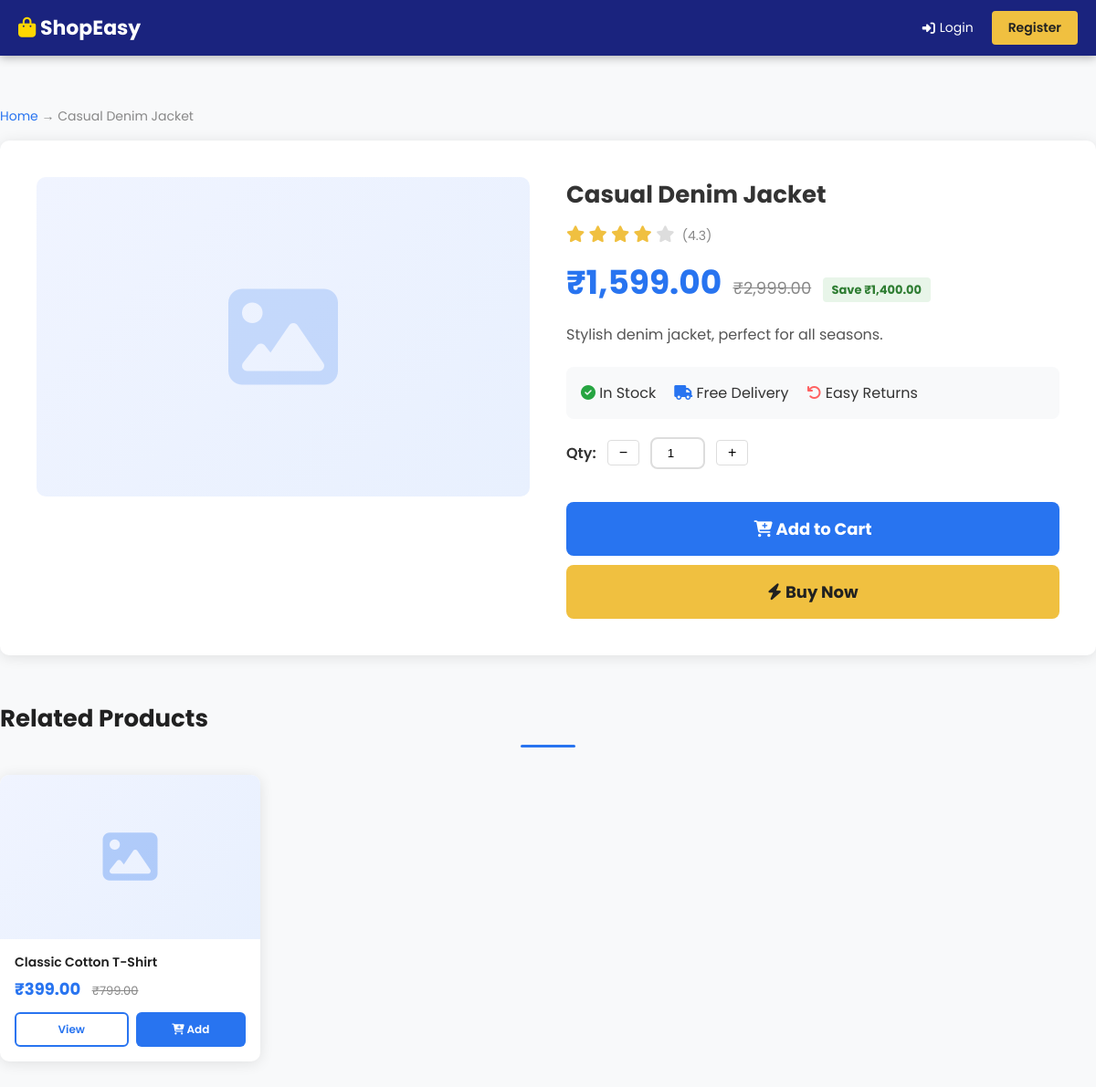
Screenshot of /product.php?id=5 with the database file from the repository.
### tables this page shows
CREATE TABLE products (
    id INT AUTO_INCREMENT PRIMARY KEY,
    category_id INT,
    name VARCHAR(200) NOT NULL,
    description TEXT,
    price DECIMAL(10,2) NOT NULL,
    old_price DECIMAL(10,2),
    image VARCHAR(255),
    stock INT DEFAULT 100,
    rating DECIMAL(2,1) DEFAULT 4.0,
    featured TINYINT(1) DEFAULT 0,
    created_at TIMESTAMP DEFAULT CURRENT_TIMESTAMP,
    FOREIGN KEY (category_id) REFERENCES categories(id)
);

### config.php (called while the page is built, shortened)
<?php
function isLoggedIn() {
    return isset($_SESSION['user_id']);
}
function formatPrice($price) {
    return CURRENCY . number_format($price, 2);
}
?>

### product.php (the view, shortened to what this page needs)
<?php
require_once 'config.php';
$id = (int)($_GET['id'] ?? 0);
$result = mysqli_query($conn, "SELECT p.*, c.name as category_name FROM products p JOIN categories c ON p.category_id = c.id WHERE p.id = $id");
$p = mysqli_fetch_assoc($result);
$related = mysqli_query($conn, "SELECT * FROM products WHERE category_id = {$p['category_id']} AND id != $id LIMIT 4");
?>
<!DOCTYPE html>
<html lang="en">
<head>
    <link rel="stylesheet" href="assets/css/style.css">
    <link rel="stylesheet" href="https://cdnjs.cloudflare.com/ajax/libs/font-awesome/6.4.0/css/all.min.css">
</head>
<body>
<nav class="navbar">
    <div class="nav-container">
        <a href="index.php" class="logo"><i class="fas fa-shopping-bag"></i> <?= SITE_NAME ?></a>
        <div class="nav-icons">
            <?php if(isLoggedIn()): ?>
                <a href="cart.php" class="cart-icon"><i class="fas fa-shopping-cart"></i><span class="cart-badge"><?= getCartCount() ?></span></a>
                <a href="logout.php"><i class="fas fa-sign-out-alt"></i></a>
            <?php else: ?>
                <a href="login.php"><i class="fas fa-sign-in-alt"></i> Login</a>
                <a href="register.php" class="btn-register">Register</a>
            <?php endif; ?>
        </div>
    </div>
</nav>
<div class="product-detail container">
    <div style="padding:16px 0; font-size:14px; color:#888;">
        <a href="index.php" style="color:#2874f0;">Home</a> → <?= $p['name'] ?>
    </div>
    <div class="product-detail-grid">
        <div class="product-detail-img">
            <i class="fas fa-image" style="font-size:120px; color:#2874f0; opacity:0.2;"></i>
        </div>
        <div class="product-detail-info">
            <h1><?= $p['name'] ?></h1>
            <div class="rating" style="margin:12px 0;">
                <?php for($i=1;$i<=5;$i++): ?>
                    <i class="fas fa-star <?= $i<=$p['rating']?'active':'' ?>" style="font-size:18px;"></i>
                <?php endfor; ?>
                <span style="font-size:14px;color:#888;">(<?= $p['rating'] ?>)</span>
            </div>
            <div style="margin-bottom:16px;">
                <span class="price" style="font-size:36px;"><?= formatPrice($p['price']) ?></span>
                <?php if($p['old_price']): ?>
                    <span class="old-price" style="font-size:18px;"><?= formatPrice($p['old_price']) ?></span>
                    <span style="background:#e8f5e9;color:#2e7d32;padding:4px 10px;border-radius:4px;font-size:13px;font-weight:700;margin-left:8px;">
                        Save <?= formatPrice($p['old_price']-$p['price']) ?>
                    </span>
                <?php endif; ?>
            </div>
            <p style="color:#555;line-height:1.8;margin-bottom:20px;"><?= $p['description'] ?></p>
            <div style="background:#f8f9fa;padding:16px;border-radius:8px;margin-bottom:20px;display:flex;gap:20px;">
                <div><i class="fas fa-check-circle" style="color:#26a541;"></i> In Stock</div>
                <div><i class="fas fa-truck" style="color:#2874f0;"></i> Free Delivery</div>
                <div><i class="fas fa-undo" style="color:#ff6161;"></i> Easy Returns</div>
            </div>
            <div style="display:flex;align-items:center;gap:12px;margin-bottom:16px;">
                <label style="font-weight:600;">Qty:</label>
                <button class="qty-btn" onclick="changeDetailQty(-1)">−</button>
                <input type="number" id="detail_qty" value="1" min="1" max="10" style="width:60px;text-align:center;padding:8px;border:2px solid #ddd;border-radius:8px;">
                <button class="qty-btn" onclick="changeDetailQty(1)">+</button>
            </div>
            <button class="btn-add-cart" onclick="addToCartDetail(<?= $p['id'] ?>)">
                <i class="fas fa-cart-plus"></i> Add to Cart
            </button>
            <a href="checkout.php">
                <button class="btn-buy-now"><i class="fas fa-bolt"></i> Buy Now</button>
            </a>
        </div>
    </div>
    <?php if(mysqli_num_rows($related) > 0): ?>
    <div style="margin-top:50px;">
        <h2 class="section-title" style="text-align:left;">Related Products</h2>
        <div class="product-grid">
            <?php while($rp = mysqli_fetch_assoc($related)): ?>
            <div class="product-card">
                <div class="product-img"><i class="fas fa-image img-placeholder"></i></div>
                <div class="product-info">
                    <h3><?= $rp['name'] ?></h3>
                    <div class="price-row">
                        <span class="price"><?= formatPrice($rp['price']) ?></span>
                        <?php if($rp['old_price']): ?><span class="old-price"><?= formatPrice($rp['old_price']) ?></span><?php endif; ?>
                    </div>
                    <div class="product-actions">
                        <a href="product.php?id=<?= $rp['id'] ?>" class="btn-view">View</a>
                        <button class="btn-cart" onclick="addToCart(<?= $rp['id'] ?>)"><i class="fas fa-cart-plus"></i> Add</button>
                    </div>
                </div>
            </div>
            <?php endwhile; ?>
        </div>
    </div>
    <?php endif; ?>
</div>
</body>
</html>

### assets/css/style.css (style rules this page uses)
* { margin: 0; padding: 0; box-sizing: border-box; }
body { font-family: 'Poppins', sans-serif; background: #f8f9fa; color: #333; }
a { text-decoration: none; color: inherit; }
:root { --primary: #2874f0; --primary-dark: #1a237e; --secondary: #ff6161; --success: #26a541; --warning: #f0c040; --light: #f8f9fa; --dark: #212121; --gray: #888; --shadow: 0 2px 15px rgba(0,0,0,0.1); --radius: 10px; }
.container { max-width: 1200px; margin: 0 auto; padding: 0 20px; }
.navbar { background: var(--primary-dark); padding: 12px 0; position: sticky; top: 0; z-index: 1000; box-shadow: 0 2px 10px rgba(0,0,0,0.3); }
.nav-container { max-width: 1200px; margin: 0 auto; display: flex; align-items: center; justify-content: space-between; padding: 0 20px; gap: 20px; }
.logo { color: white; font-size: 22px; font-weight: 700; white-space: nowrap; }
.logo i { color: #ffd700; }
.nav-icons { display: flex; align-items: center; gap: 20px; }
.nav-icons a { color: white; font-size: 14px; display: flex; align-items: center; gap: 5px; transition: color 0.2s; }
.btn-register { background: var(--warning); color: var(--dark) !important; padding: 8px 18px; border-radius: 4px; font-weight: 600 !important; }
.section-title { font-size: 26px; font-weight: 700; text-align: center; margin-bottom: 30px; color: var(--dark); position: relative; padding-bottom: 12px; }
.section-title::after { content: ''; position: absolute; bottom: 0; left: 50%; transform: translateX(-50%); width: 60px; height: 3px; background: var(--primary); border-radius: 2px; }
.product-grid { display: grid; grid-template-columns: repeat(4, 1fr); gap: 20px; }
.product-card { background: white; border-radius: var(--radius); box-shadow: var(--shadow); overflow: hidden; transition: transform 0.3s; position: relative; }
.product-img { height: 180px; background: linear-gradient(135deg, #f0f4ff, #e8f0fe); display: flex; align-items: center; justify-content: center; }
.img-placeholder { font-size: 60px; color: var(--primary); opacity: 0.3; }
.product-info { padding: 16px; }
.product-info h3 { font-size: 14px; font-weight: 600; margin-bottom: 6px; color: var(--dark); line-height: 1.4; }
.rating { margin-bottom: 8px; }
.rating .fa-star { color: #ddd; font-size: 13px; }
.rating .fa-star.active { color: var(--warning); }
.rating span { font-size: 12px; color: var(--gray); margin-left: 4px; }
.price-row { margin-bottom: 12px; }
.price { font-size: 18px; font-weight: 700; color: var(--primary); }
.old-price { font-size: 13px; color: var(--gray); text-decoration: line-through; margin-left: 8px; }
.product-actions { display: flex; gap: 8px; }
.btn-view { flex: 1; padding: 8px; border: 2px solid var(--primary); color: var(--primary); border-radius: 6px; font-size: 12px; font-weight: 600; text-align: center; transition: all 0.2s; }
.btn-cart { flex: 1; padding: 8px; background: var(--primary); color: white; border: none; border-radius: 6px; font-size: 12px; font-weight: 600; cursor: pointer; transition: background 0.2s; font-family: 'Poppins', sans-serif; }
.qty-btn { padding: 4px 12px; border: 1px solid #ddd; background: white; cursor: pointer; font-size: 16px; border-radius: 4px; }
.product-detail { padding: 40px 0; }
.product-detail-grid { display: grid; grid-template-columns: 1fr 1fr; gap: 40px; background: white; border-radius: var(--radius); padding: 40px; box-shadow: var(--shadow); }
.product-detail-img { height: 350px; background: linear-gradient(135deg, #f0f4ff, #e8f0fe); border-radius: var(--radius); display: flex; align-items: center; justify-content: center; }
.product-detail-img i { font-size: 120px; color: var(--primary); opacity: 0.3; }
.product-detail-info h1 { font-size: 26px; margin-bottom: 12px; }
.product-detail-info .price { font-size: 32px; font-weight: 700; color: var(--primary); }
.btn-add-cart { width: 100%; padding: 16px; background: var(--primary); color: white; border: none; border-radius: 8px; font-size: 18px; font-weight: 700; cursor: pointer; margin-top: 20px; font-family: 'Poppins', sans-serif; }
.btn-buy-now { width: 100%; padding: 16px; background: var(--warning); color: var(--dark); border: none; border-radius: 8px; font-size: 18px; font-weight: 700; cursor: pointer; margin-top: 10px; font-family: 'Poppins', sans-serif; }

### rows the page displays
products: name "Casual Denim Jacket", rating "4.3", price "₹1,599.00", old_price "₹2,999.00", formatPrice($p['old_price']-$p['price']) "₹1,400.00", description "Stylish denim jacket, perfect for all seasons."
products: name "Classic Cotton T-Shirt", price "₹399.00", old_price "₹799.00"

### other values shown
SITE_NAME "ShopEasy"
